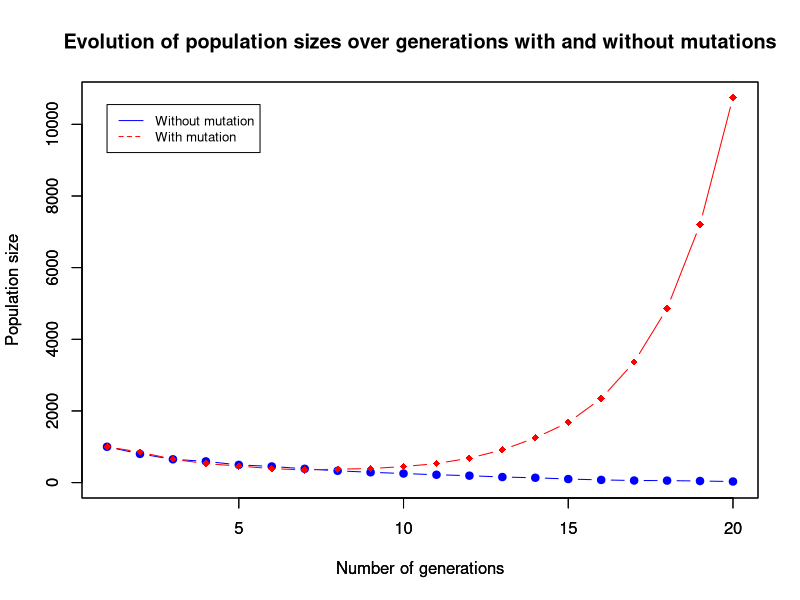

Recreate this plot in R. (Note: a time limit stopped this script after it produced the figure.)
## ---- chunk 1
set.seed(42)
## ---- chunk 2
# initial values
K <- 950 # equilibrium density, we interpreted "relaitevly small" as being close to the initial total density
lambda <- 1.5 # growth rate, also "relatively small"
N_init <- 1000 # initial total density
c <- -2 # complexity, less than -1
mu <- 0.01 # mutation rate, given
# we will define later r as the relative density à savoir N/mean(K)

# population initiale
population <- data.frame(K=rep(K, N_init), lambda=rep(lambda, N_init), c=rep(c, N_init))

## ---- chunk 3
# calculate fitnesses
calc_fitness <- function(N, K, lambda, c) {
  # make sure we're not accidentally dividing by 0
  if (any(lambda == 1)) {
    lambda <- 1.0000000001
  }
  res <- lambda / (1 + (lambda - 1)*((N/K)**((1-c)*lambda/(lambda-1))))
  return(res)
}
# test
# with(population[1,], calc_fitness(N_init, K, lambda, c))
## ---- chunk 4
# run
fitness <- with(population[1,], calc_fitness(N_init, K, lambda, c))
population$fitness <- rep(fitness, N_init)
## ---- chunk 5
# offspring per individual without mutation
offspring <- function(individual, N) {
  n_offspring <- rpois(1, individual$fitness)
  if (is.na(n_offspring)) {
    return(vector())
  } else {
    offspring <- data.frame(K=rep(individual$K, n_offspring), lambda=rep(individual$lambda, n_offspring), c=rep(individual$c, n_offspring), fitness=rep(individual$fitness, n_offspring))
    return(offspring)
  }
}
# test
# offspring(population[1,], N_init)
## ---- chunk 6
# next generation
next_generation <- function(population){
  next_gen <- data.frame(K=vector(), lambda=vector(), c=vector(), fitness=vector())
  for (i in 1:nrow(population)){
    o <- offspring(population[i,], nrow(population))
    next_gen <- rbind(next_gen, o)
  }
  return(next_gen)
}
# test
# next_generation(population)
## ---- chunk 7
next_generation_with_mutation <- function(population){
  next_gen <- data.frame(K=vector(), lambda=vector(), c=vector(), fitness=vector())
  for (i in 1:nrow(population)){
    o <- offspring(population[i,], nrow(population))
    next_gen <- rbind(next_gen, o)
  }
  n_mutations <- rpois(1, nrow(next_gen)*mu)
  mutants <- sample(nrow(next_gen), n_mutations, replace=FALSE)
  if(length(mutants) > 0) {
    for(i in 1:(ncol(next_gen)-1)) {
      next_gen[mutants,i] <- next_gen[mutants, i] + rnorm(1, 0, i*0.04)
    }
    next_gen[mutants,4] <- with(next_gen[mutants,], calc_fitness(nrow(next_gen), K, lambda, c))
  }
  return(next_gen)
}
## ---- chunk 8
# run over x generations and plot evolution of population size etc
run <- function(x, population) {
  generations <- population[1,]
  generations$N <- nrow(population)
  # without mutation
  for (i in 1:(x-1)) {
    population <- next_generation(population)
    population$N[1] <- nrow(population)
    generations <- rbind(generations, population[1,])
  }
  return(generations)
  
}
## ---- chunk 9
run_with_mutation <- function(x, population, verbose=FALSE) {
  population_with_mutation <- population
  if (verbose) {
    print(c("Generation", "Number of individuals"))
    print(c(1, nrow(population_with_mutation)))
  }
  # with mutation
  generations_with_mutation <- data.frame(N=nrow(population_with_mutation), K_means=mean(population_with_mutation$K), K_sd=sd(population_with_mutation$K), lambda_means=mean(population_with_mutation$lambda), lambda_sd=sd(population_with_mutation$lambda), c_means=mean(population_with_mutation$c), c_sd=sd(population_with_mutation$c), fitness_means=mean(population_with_mutation$fitness), fitness_sd=sd(population_with_mutation$fitness))
  for (i in 1:(x-1)) {
    population_with_mutation <- next_generation_with_mutation(population_with_mutation)
    if (verbose) {
      print(c(i+1, nrow(population_with_mutation)))
    }
    generations_with_mutation <- rbind(generations_with_mutation, c(nrow(population_with_mutation), mean(population_with_mutation$K), sd(population_with_mutation$K), mean(population_with_mutation$lambda), sd(population_with_mutation$lambda), mean(population_with_mutation$c), sd(population_with_mutation$c), mean(population_with_mutation$fitness), sd(population_with_mutation$fitness)))
  }
  generations_with_mutation$r <- generations_with_mutation$N / generations_with_mutation$K_means
  return(generations_with_mutation)
}
## ---- chunk 10
x <- 20
generations <- run(x, population)
generations_with_mutation <- run_with_mutation(x, population)
## ---- chunk 11
plot(1:x, generations$N, type="b", pch=19, col="blue", xlim=c(1, x), ylim=c(0, max(c(generations$N, generations_with_mutation$N))), xlab="Number of generations", ylab="Population size", main="Evolution of population sizes over generations with and without mutations")
par(new = T)
plot(1:x, generations_with_mutation$N, type="b", pch=18, col="red", xlim=c(1, x), ylim=c(0, max(c(generations$N, generations_with_mutation$N))), xlab="Number of generations", ylab="Population size")

legend(1, max(c(generations$N, generations_with_mutation$N))-200, legend=c("Without mutation", "With mutation"), col=c("blue", "red"), lty=1:2, cex=0.8)
## ---- chunk 12
x <- 25
gen <- run_with_mutation(x, population, TRUE)
## ---- chunk 13
plot(1:x, log10(gen$N), type="b", pch=18, col="red", xlab="Number of generations", ylab="log10 of the population size", main="Population size over generations (logarithmic scale)")
## ---- chunk 14
# plot logarithm of the relative density of population with mutation
plot(1:x, log10(gen$r), type="b", pch=20, col="blue", xlab="Time in generations", ylab="log10 of the relative density, log10(N/mean(K)", main="Evolution of the relative density over generations")
## ---- chunk 15
plot(1:x, gen$K_means, type = 'l', col="blue", ylim=c(min(gen$K_means-gen$K_sd), max(gen$K_means+gen$K_sd)), xlab="Time in generations", ylab="mean(K) \u00B1 sd(K)", main="Mean equilibrium density per generation and their standard deviation")
# add fill
polygon(c(x:1, 1:x), c(rev(gen$K_means-gen$K_sd), gen$K_means+gen$K_sd), col = 'grey80', border = NA)
lines(1:x, gen$K_means, col="blue")
# intervals
lines(1:x, gen$K_means-gen$K_sd, lty = 'dashed', col = 'red')
lines(1:x, gen$K_means+gen$K_sd, lty = 'dashed', col = 'red')
## ---- chunk 16
plot(1:x, gen$c_means, type = 'l', col="blue", ylim=c(min(gen$c_means-gen$c_sd), max(gen$c_means+gen$c_sd)), xlab="Time in generations", ylab="mean(c) \u00B1 sd(c)", main="Mean complexity per generation and their standard deviation")
# add fill
polygon(c(x:1, 1:x), c(rev(gen$c_means-gen$c_sd), gen$c_means+gen$c_sd), col = 'grey80', border = NA)
lines(1:x, gen$c_means, col="blue")
# intervals
lines(1:x, gen$c_means-gen$c_sd, lty = 'dashed', col = 'red')
lines(1:x, gen$c_means+gen$c_sd, lty = 'dashed', col = 'red')
## ---- chunk 17
plot(1:x, gen$lambda_means, type = 'l', col="blue", ylim=c(min(gen$lambda_means-gen$lambda_sd), max(gen$lambda_means+gen$lambda_sd)), xlab="Time in generations", ylab="mean(lambda) \u00B1 sd(lambda)", main="Mean growth rate per generation and their standard deviation")
# add fill
polygon(c(x:1, 1:x), c(rev(gen$lambda_means-gen$lambda_sd), gen$lambda_means+gen$lambda_sd), col = 'grey80', border = NA)
lines(1:x, gen$lambda_means, col="blue")
# intervals
lines(1:x, gen$lambda_means-gen$lambda_sd, lty = 'dashed', col = 'red')
lines(1:x, gen$lambda_means+gen$lambda_sd, lty = 'dashed', col = 'red')
## ---- chunk 18
plot(1:x, gen$fitness_means, type = 'l', col="blue", ylim=c(min(gen$fitness_means-gen$fitness_sd), max(gen$fitness_means+gen$fitness_sd)), xlab="Time in generations", ylab="mean(fitness) \u00B1 sd(fitness)", main="Mean fitness per generation and their standard deviation")
# add fill
polygon(c(x:1, 1:x), c(rev(gen$fitness_means-gen$fitness_sd), gen$fitness_means+gen$fitness_sd), col = 'grey80', border = NA)
lines(1:x, gen$fitness_means, col="blue")
# intervals
lines(1:x, gen$fitness_means-gen$fitness_sd, lty = 'dashed', col = 'red')
lines(1:x, gen$fitness_means+gen$fitness_sd, lty = 'dashed', col = 'red')
